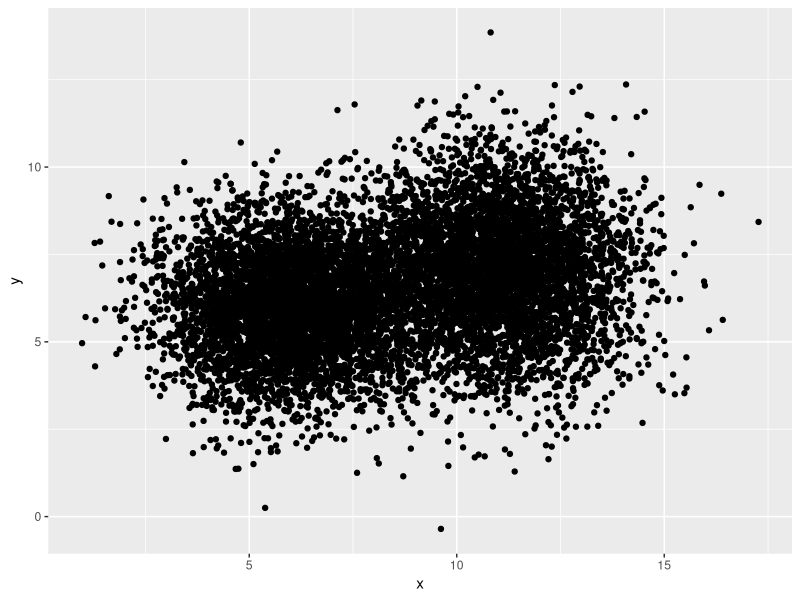
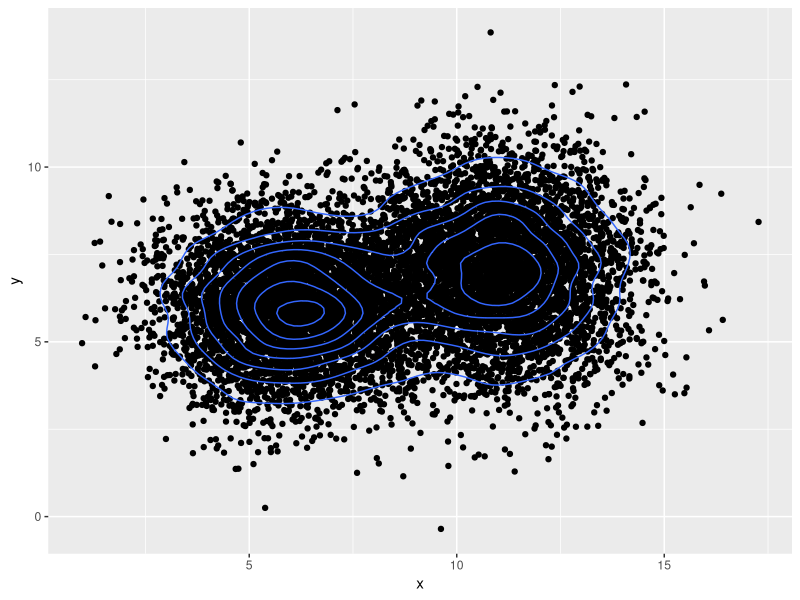
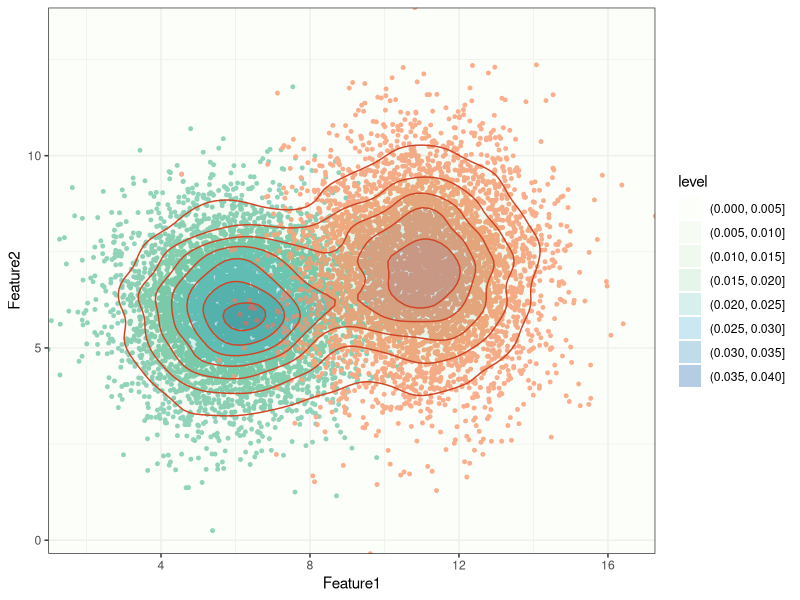
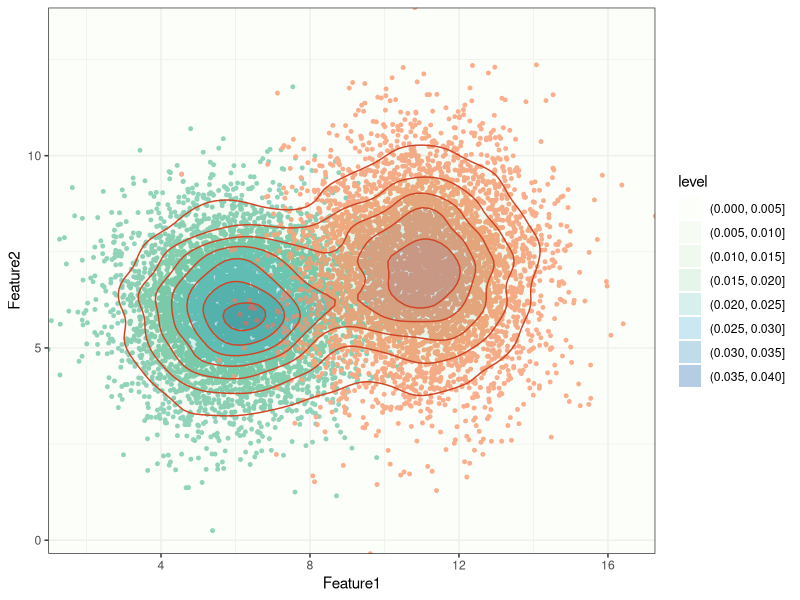

The R script that drew these images, in order:
# =============================================================================
# 散点等高线图
# organized：线性脚本 + 中文分节；路径相对本条目目录
# =============================================================================
# 来源：KS科研分享「生信绘图」33散点图+等高线
# 本地复现：drafts/ks-shengxin-huitu-repro/c33b-scatter-contour
# Pixi：项目根 default 环境；library(tidyverse) 已拆成 ggplot2/dplyr/tidyr 等。
# =============================================================================

script_dir <- tryCatch(
  dirname(normalizePath(sys.frame(1)$ofile)),
  error = function(e) {
    args <- commandArgs(trailingOnly = FALSE)
    file_arg <- grep("^--file=", args, value = TRUE)
    if (length(file_arg)) dirname(normalizePath(sub("^--file=", "", file_arg))) else normalizePath(getwd())
  }
)
root <- if (basename(script_dir) == "code") dirname(script_dir) else script_dir
out_dir <- file.path(root, "output", "figures")
dir.create(out_dir, recursive = TRUE, showWarnings = FALSE)

suppressPackageStartupMessages({
  library(ggplot2)
  library(dplyr)
  library(tidyr)
  library(readr)
  library(tibble)
  library(stringr)
  library(forcats)
})

# 载入R包：
library(ggplot2)
# library(tidyverse) 已在文件头拆包

# 创建数据
cluster1 <- data.frame(x = rnorm(5000, 6, 1.5),
                       y = rnorm(5000, 6, 1.4) )
cluster2 <- data.frame(x = rnorm(5000, 11, 1.6),
                       y = rnorm(5000, 7, 1.7) )
data <- rbind(cluster1, cluster2)
data$group <- rep(c("A", "B"), each = 5000)

# 绘制基础散点图
ggplot(data, aes(x=x, y=y)) +
  geom_point()

# 很显然，你不能明显的看出这是两坨不一样的散点，
# 但是加上等高线就不一样了
ggplot(data, aes(x=x, y=y)) +
  geom_point()+
  geom_density2d()

# 很明显这样就很明显可以看出两坨了
# 我们再来做一波美化:
ggplot(data, aes(x=x, y=y)) +
  # 绘制最底层散点图：
  geom_point(aes(color = group), size = 1)+
  # 绘制等高线的填充：
  geom_density_2d_filled(alpha = 0.3) +
  # 绘制等高线：
  geom_density2d(color = "#d14524") +
  # 调整散点颜色：
  scale_color_brewer(palette="Set2", direction=1)+
  # 调整填充色渐变：
  scale_fill_brewer(palette=4, direction=1)+
  # 设置x和y轴拓展：
  scale_x_continuous(expand = c(0, 0)) +
  scale_y_continuous(expand = c(0, 0)) +
  xlab("Feature1")+
  ylab("Feature2")+
  # 设置主题：
  theme_bw()+
  # 设置图例：
  guides(color = "none")

ggsave(file.path(out_dir, "plot.pdf"), height = 5, width = 7)
